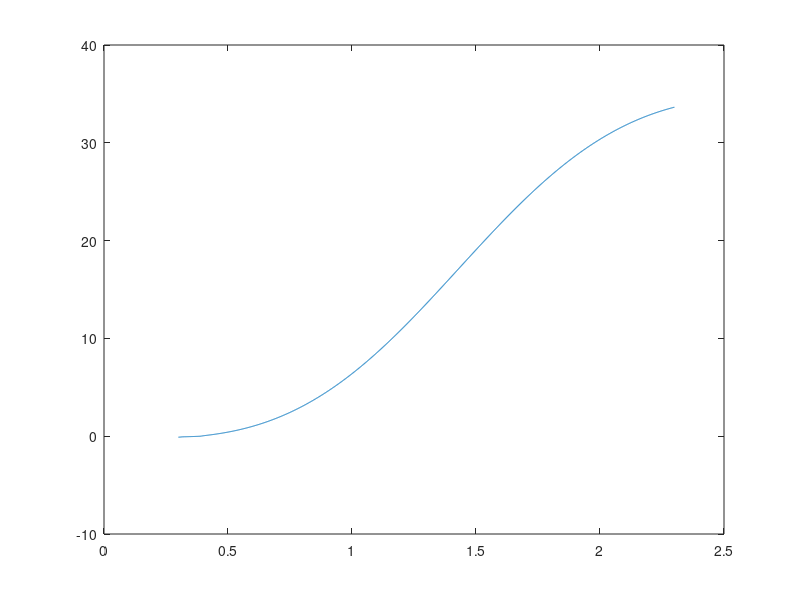

The MATLAB source for this figure:
%LT, ne (extrordinary), temperature-dependent Sellmeier
            clear all;
            T=25;

	        a=4.514261;           
		    b=0.011901;
		    c=0.110744;
            d=-0.02323;
            e=0.076144;
            f=0.195596;
            bT=(1.82194*1E-8)*(T+273.15)^2;
            cT=(1.5662*1E-8)*(T+273.15)^2;
            

              
            lam1=(0.3:0.001:2.3);
            lam2=0.5*lam1;
            n1=(a+(b+bT)./(lam1.^2-(c+cT)^2)+e./(lam1.^2-f^2)+d*lam1.^2).^0.5 ;
            n2=(a+(b+bT)./(lam2.^2-(c+cT)^2)+e./(lam2.^2-f^2)+d*lam2.^2).^0.5 ;
            delta_n=n2-n1;
            gpr=(n2./lam2-n1./lam1-n1./lam1).^(-1) ;
            delta_k_SHG=2*pi*(n2./(lam2*1E-6)-n1./(lam1*1E-6)-n1./(lam1*1E-6));
            phi=delta_k_SHG.*gpr;
 plot(lam1,gpr);